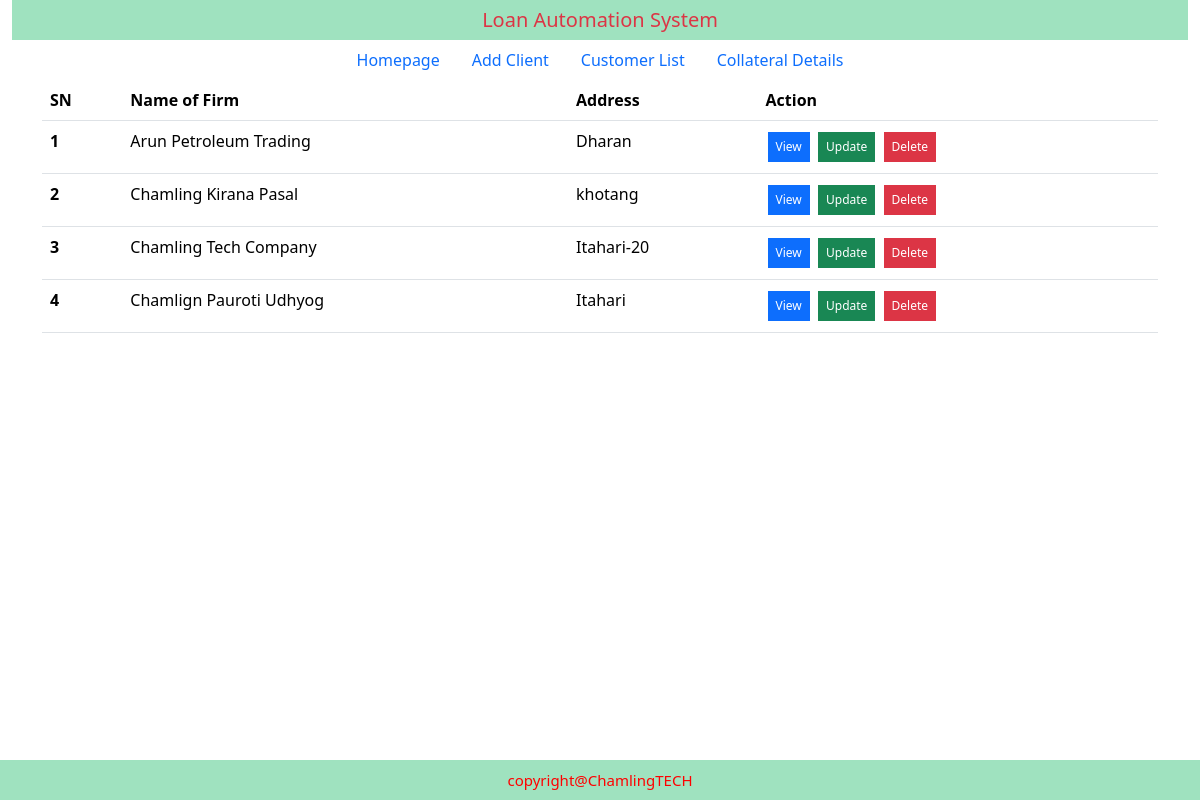
/clientlist/, run on an earlier commit of the app's database.
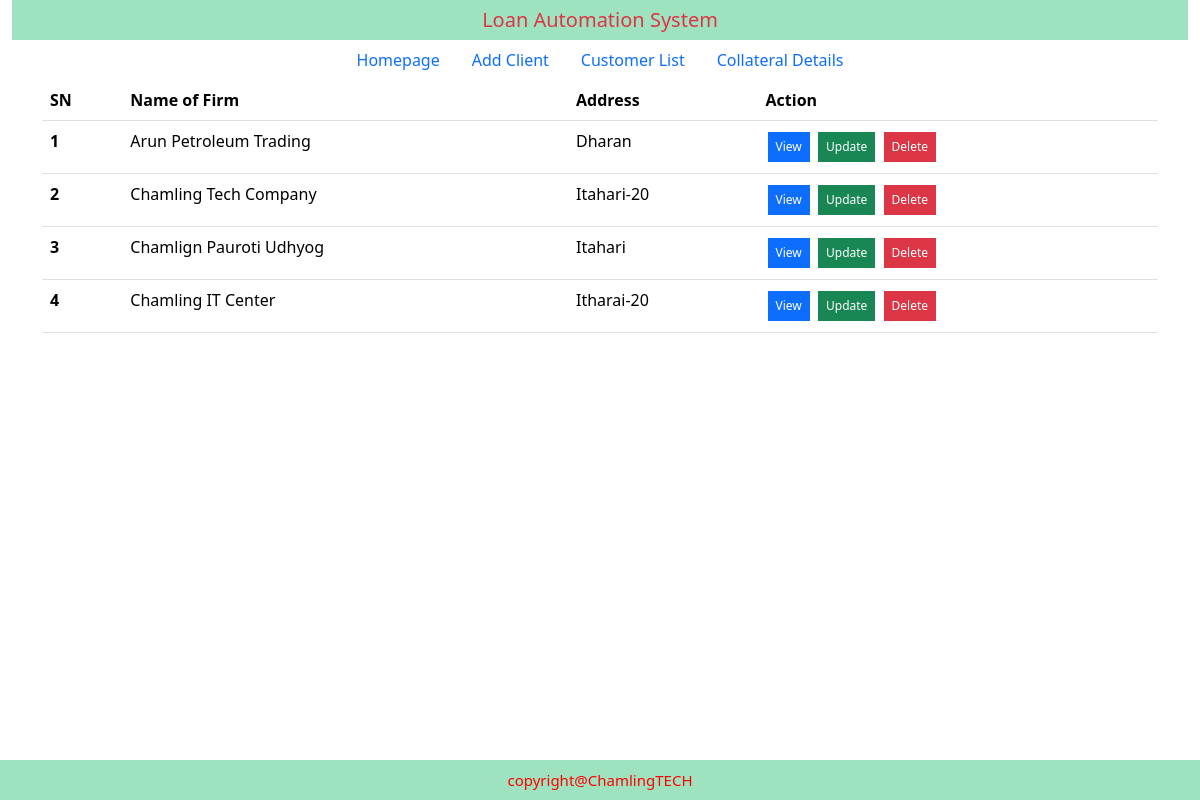
And on a later commit of the database.
### loanapp/models.py (models this page shows, shortened)
class ClientDetail(models.Model):
    name= models.CharField(max_length=300)
    address= models.CharField(max_length=150)
    vdc= models.CharField(max_length=100, null=True, blank=True)
    vdc_date= models.CharField(max_length=12, null=True, blank=True)
    iro_address= models.CharField(max_length=50)
    iro_date= models.CharField(max_length=12)
    smi_address= models.CharField(max_length=50)
    smi_date= models.CharField(max_length=12)
    capital= models.CharField(max_length=20)
    capital_new= models.CharField(max_length=20, null=True, blank=True, default='')
    pro_name= models.CharField(max_length=100)
    firm_type= models.CharField(max_length=100, choices=FORM_CHOICES)
    exp_year= models.CharField(max_length=5, null=True, default='', blank=True)
    pre_sales= models.CharField(max_length=6, null=True, default='', blank=True)
    pre_networth= models.CharField(max_length=6, null=True, default='', blank=True)
    cur_sales= models.CharField(max_length=6, null=True, default='', blank=True)
    cur_networth= models.CharField(max_length=6, null=True, default='', blank=True)
    business_type= models.CharField(max_length=100, null=True, default='', blank=True)
    product= models.CharField(max_length=100, null=True, default='', blank=True)
    product_types= models.CharField(max_length=100, null=True, default='', blank=True)
    brand= models.CharField(max_length=100, default='', blank=True, null= True)
    brand_types= models.CharField(max_length=100, default='', blank=True, null=True)

### loanapp/views.py (the view)
# urls.py: path('clientlist/', ClientList.as_view(), name='clientlist' ),
class ClientList(ListView):
    model= ClientDetail
    template_name= 'client_list.html'

### templates/client_list.html (shortened to what this page needs)
{% extends 'base.html' %}
{% load static %}
{% block css %}
  <link rel="stylesheet" href="{% static 'css/client_list.css' %} " />
{% endblock css %}
{% block bodycontent %}
<div class="container">
  {% if object_list %}
    <table class="table">
        <thead>
            <th>SN</th>
            <th>Name of Firm</th>
            <th>Address</th>
            <th>Action</th>
        </thead>
    {% for ClientDetail in object_list %}
     <tr>
        <th scope="row">{{forloop.counter}}</th>
        <td>{{ClientDetail.name}}</td>
        <td>{{ClientDetail.address}}</td>
        <td>
            <a href="{% url 'clientdisplay' ClientDetail.pk %}" class="button bg-primary">View</a>
            <a href="{% url 'clientupdate' ClientDetail.pk %}" class="button bg-success">Update</a>
            <a href="{% url 'clientdelete' ClientDetail.pk %}" class="button bg-danger">Delete</a></td>
     </tr>
    {% endfor %}
</table>
  {% else %}
    <h3>No Client has been Added</h3>
    <a href="{% url 'add_client' %}">Add New Client</a>
  {% endif %}
</div>
{% endblock bodycontent %}

What changed in the data, as far as the page shows it:
removed ClientDetail: name "Chamling Kirana Pasal", address "khotang"
added ClientDetail: name "Chamling IT Center", address "Itharai-20"
